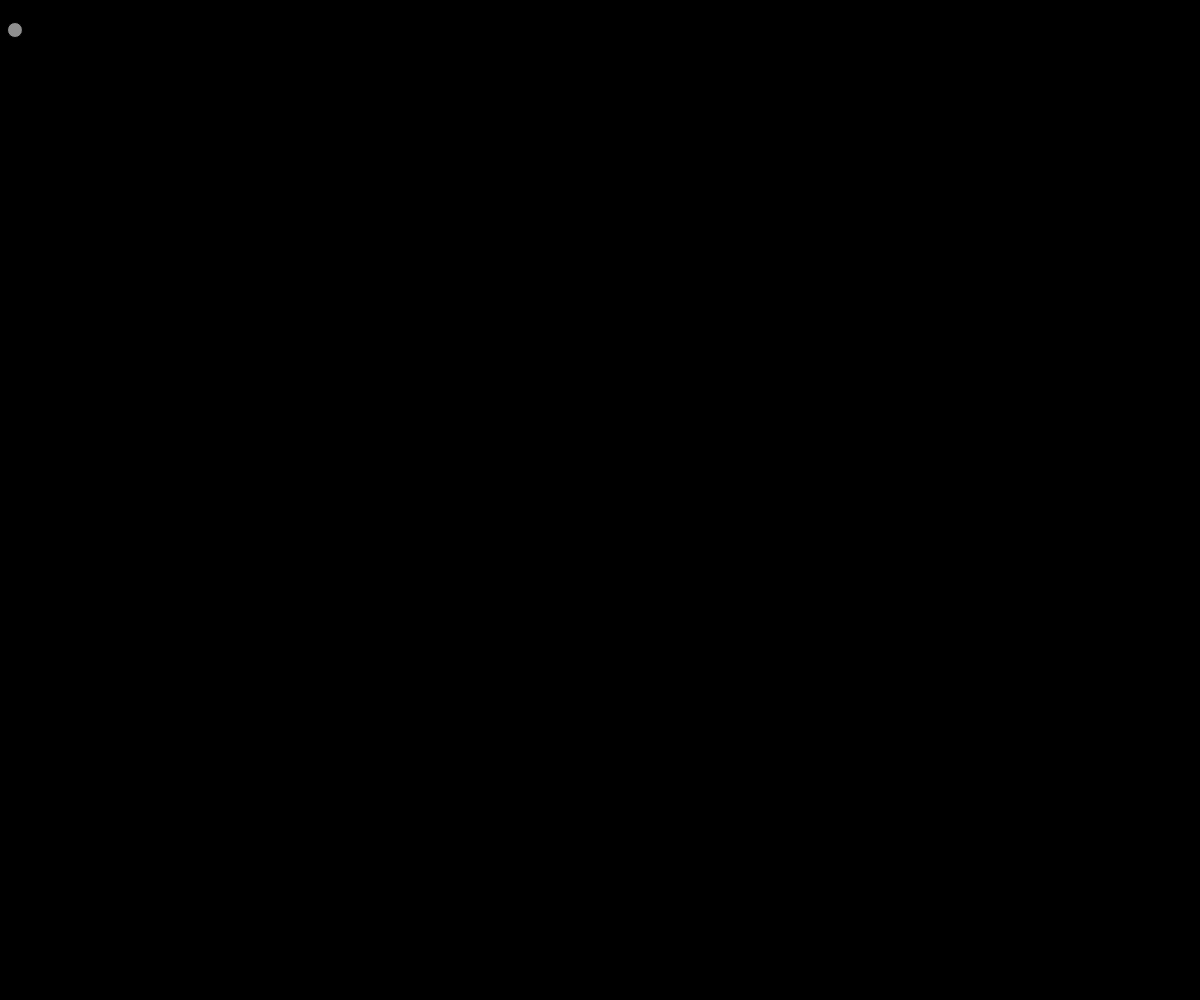
Frame 1 (no input)
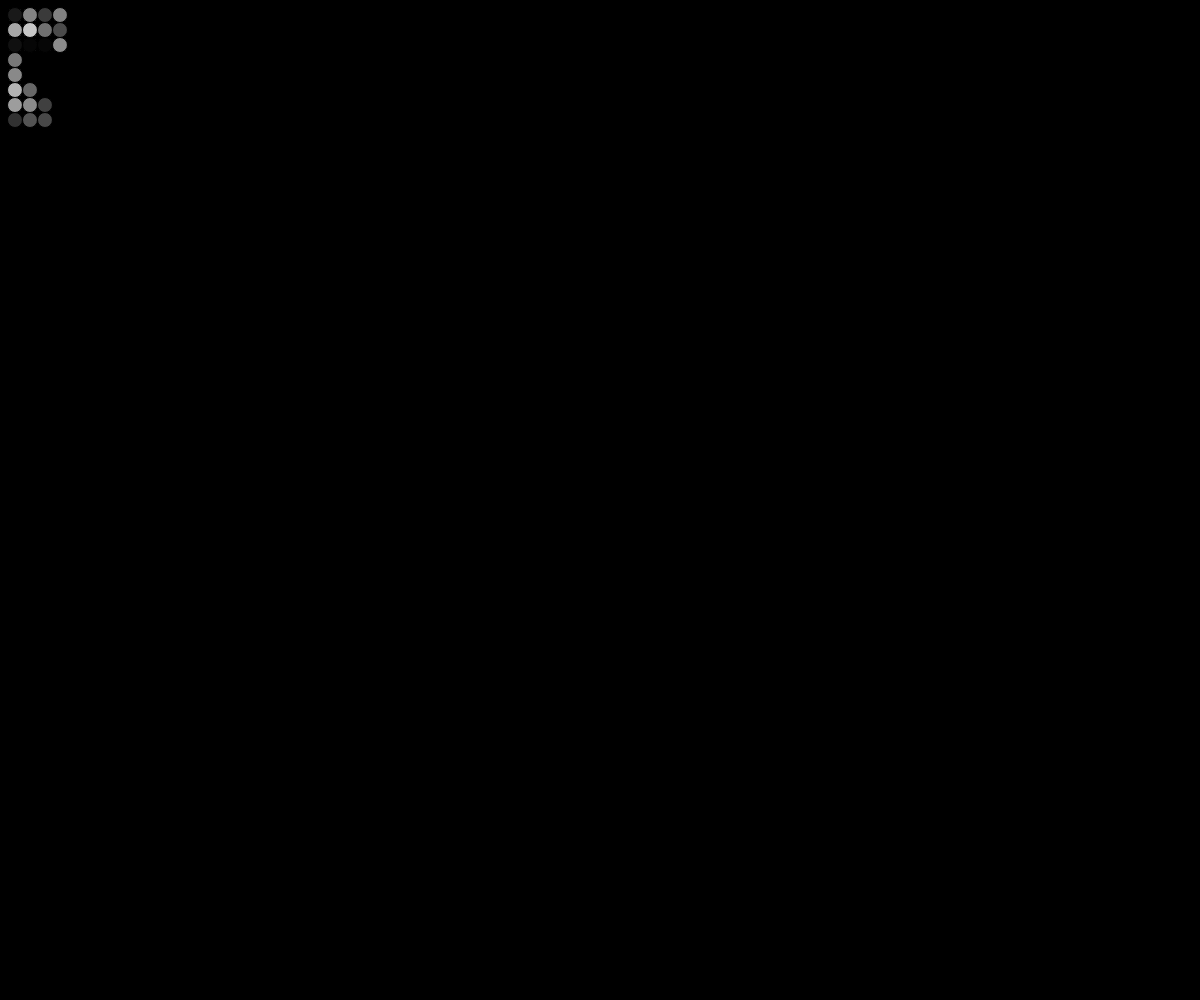
Frame 60 (no input)
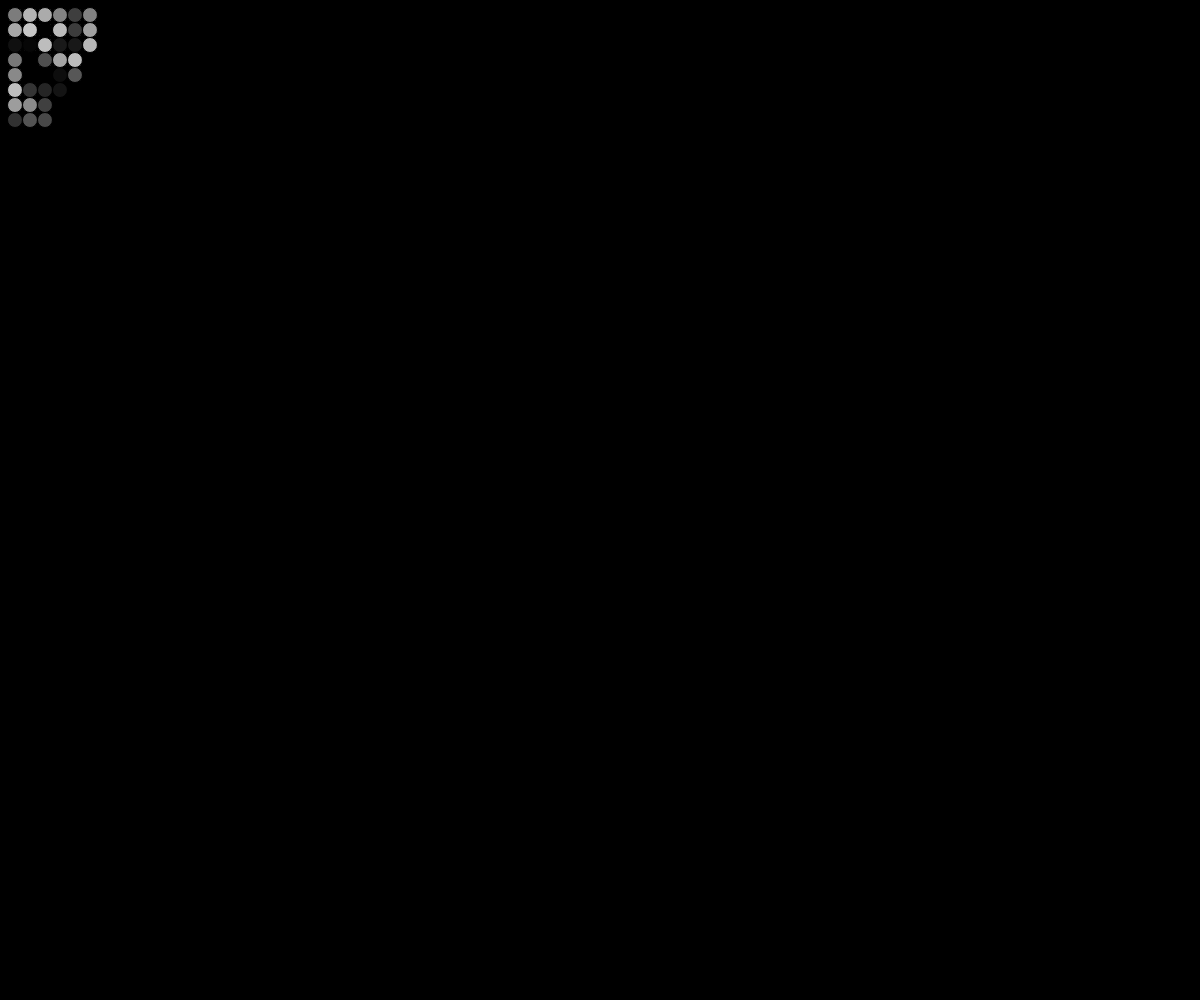
Frame 120 (the mouse pressed at the canvas centre since frame 60)

The p5.js sketch that drew these frames (run headless with seeded random() and noise() and a simulated clock; from frame 60 on, the mouse is pressed at the canvas centre):

// p5.js sketch
// ── sketch.js
var currX = 50;
var currY = 50;
var delta = 15;

function setup() {
  //createCanvas(displayWidth-100,displayHeight-100);
	createCanvas(windowWidth, windowHeight);
  background(0);
 
  currX = delta;
  currY = delta;
}

function draw() {

    fill(random(0,200));

    var randomValue = random();
    if (randomValue < 0.25) {
      //console.log("N");
      if ((currY + delta) < height) currY = currY + delta; 
    } else if (randomValue < 0.5) {
      //console.log("S");
      if ((currY - delta) > 0) currY = currY - delta;
    } else if (randomValue < 0.75) {
      //console.log("W");
      if ((currX - delta) > 0) currX = currX - delta;
    } else {
      //console.log("E");
      if ((currX + delta) < width) currX = currX + delta;
    }
    ellipse(currX, currY, delta, delta);
}
